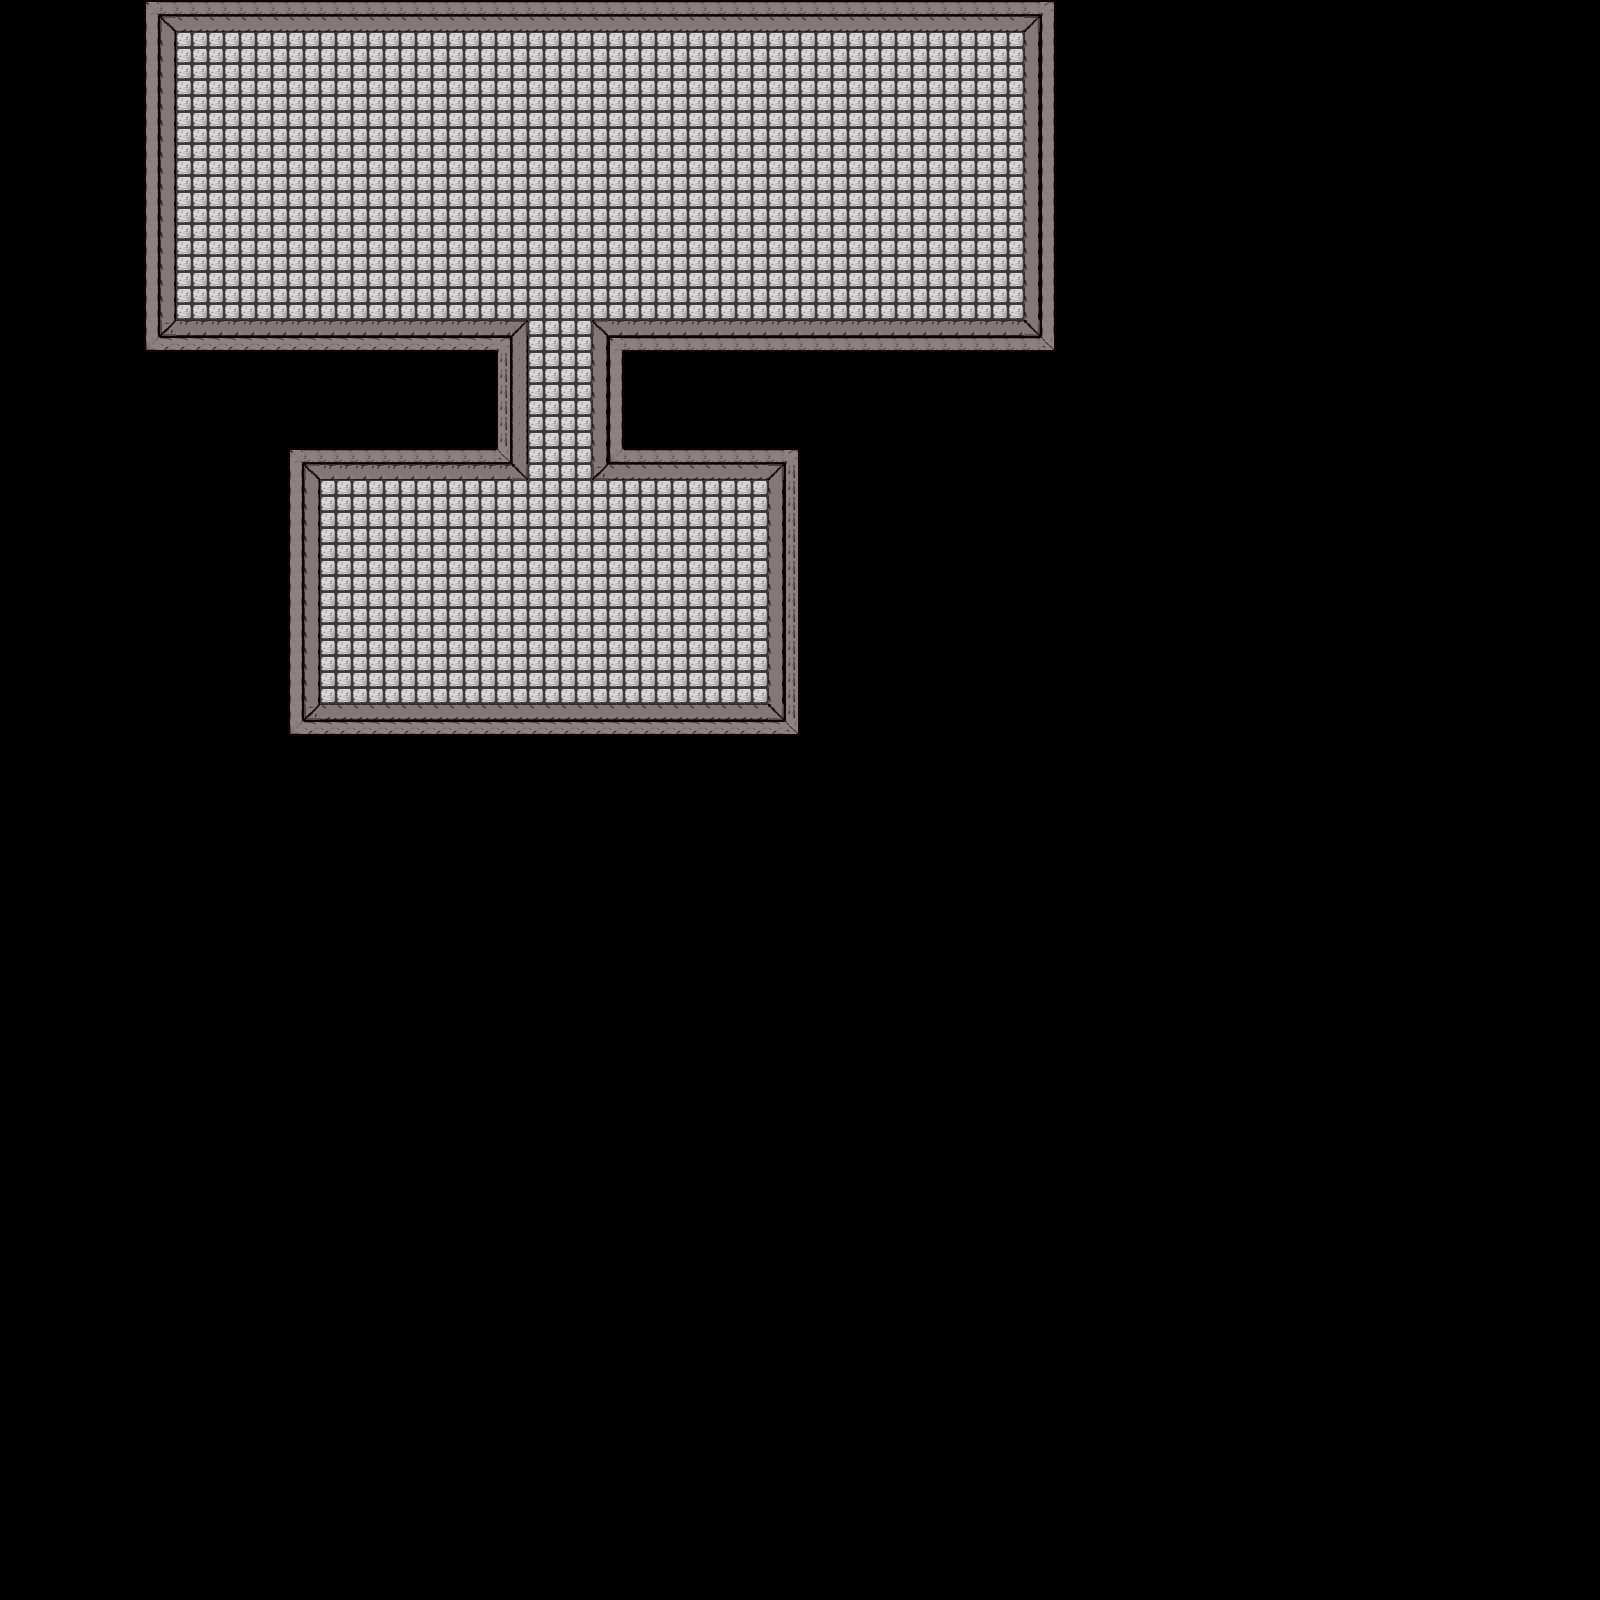

A level layout from a 2D game, rendered from its tile map. Below: a short description, then the map file with tile-grid data replaced by summaries:
An orthogonal 100x100 tile map with 16x16 px tiles, 2 tile layers (collision, Calque de Tile 1), 2 tilesets.

<map version="1.0" orientation="orthogonal" renderorder="right-down" width="100" height="100" tilewidth="16" tileheight="16" nextobjectid="1">
 <tileset firstgid="1" name="tiles" tilewidth="16" tileheight="16" tilecount="961">
  <image source="tuiles/tilesetentier.png" trans="ff00ff" width="500" height="500" />
 </tileset>
 <tileset firstgid="962" name="collision" tilewidth="16" tileheight="16" tilecount="100">
  <image source="tuiles/collision.png" width="160" height="160" />
 </tileset>
 <layer name="collision" width="100" height="100">
  <data>[10000 cells, 492 non-empty, 4 distinct tile ids]</data>
 </layer>
 <layer name="Calque de Tile 1" width="100" height="100">
  <data>[10000 cells, 1878 non-empty, 17 distinct tile ids]</data>
 </layer>
</map>
